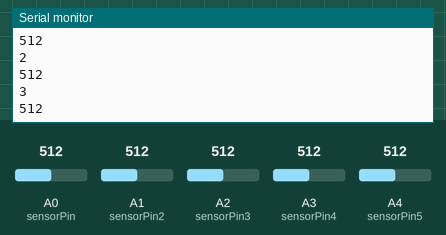
This sketch was run on a simulated Arduino Uno, built with avr-gcc and run on an emulated ATmega328P. Shown: the last lines printed to the serial monitor. The inputs (shaded band) are chosen by the test bench; at power-on: A0 (sensorPin) = 512, A1 (sensorPin2) = 512, A2 (sensorPin3) = 512, A3 (sensorPin4) = 512, A4 (sensorPin5) = 512.

Above: at 2.3 s.
2.4 s: A0 (sensorPin) set to 340
At 2.61 s:
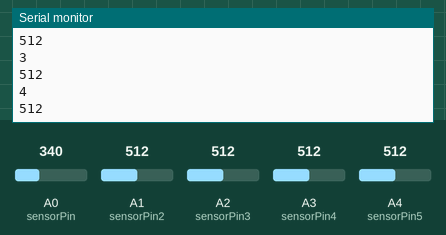
4.5 s: A1 (sensorPin2) set to 716
At 4.71 s:
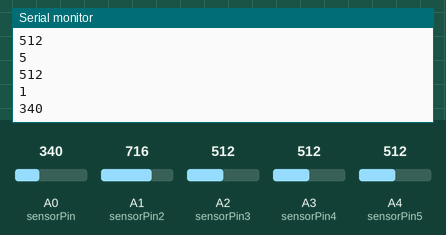
6.6 s: A2 (sensorPin3) set to 306
At 6.82 s:
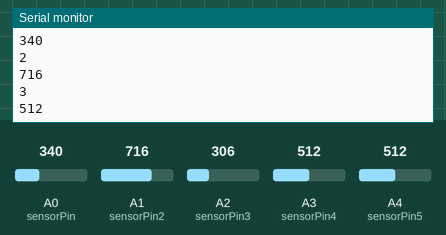
8.7 s: A3 (sensorPin4) set to 992
At 8.92 s:
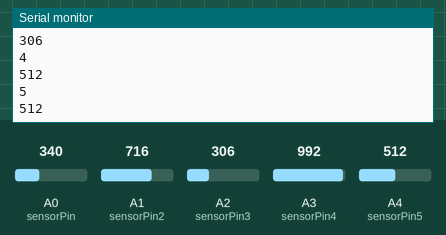
10.8 s: A0 (sensorPin) set to 360
At 11.02 s:
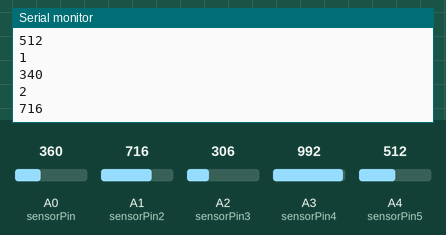
Timing chart, 0 to 13.8 s (numbered marks = the images above; inputs shaded):
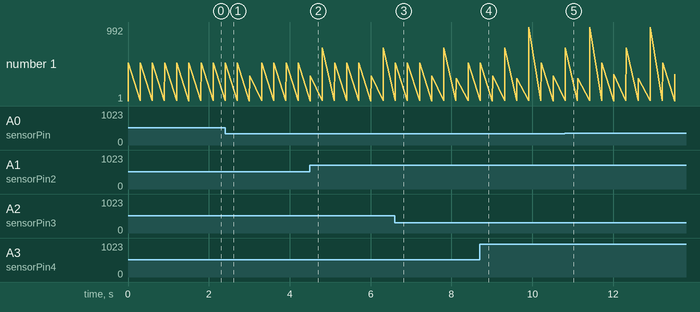

Measured:
- plotted number 1: 512 → 716 after the input at 4.5 s

The sketch:

piezotest-test2.ino
```cpp
// debugging threshold levels
const int sensorPin = 0;
const int sensorPin2= 1;
const int sensorPin3= 2;
const int sensorPin4= 3;
const int sensorPin5= 4;
const int threshold = 120;
void setup()
{
  Serial.begin(9600);      // sets the serial port to 9600
  pinMode( 0, INPUT);
  pinMode( 1, INPUT);
  //pinMode(ledPin, OUTPUT);
}
void loop()
{
  int val = analogRead(sensorPin);
  int val2 = analogRead(sensorPin2);
  int val3 = analogRead(sensorPin3);
  int val4 = analogRead(sensorPin4);
  int val5 = analogRead(sensorPin5);
  //Serial.println(val, DEC);
  if (val >= threshold)
  {
    Serial.println(1, DEC);
    Serial.println(val, DEC);
    delay(300);
  }
    if (val2 >= 350)
  {
    Serial.println(2, DEC);
    Serial.println(val2, DEC);
    delay(300);
  }
    if (val3 >= threshold)
  {
    Serial.println(3, DEC);
    Serial.println(val3, DEC);
    delay(300);
  }
    if (val4 >= threshold)
  {
    Serial.println(4, DEC);
    Serial.println(val4, DEC);
    delay(300);
  }
    if (val5 >= threshold)
  {
    Serial.println(5, DEC);
    Serial.println(val5, DEC);
    delay(300);
  }
}
```
